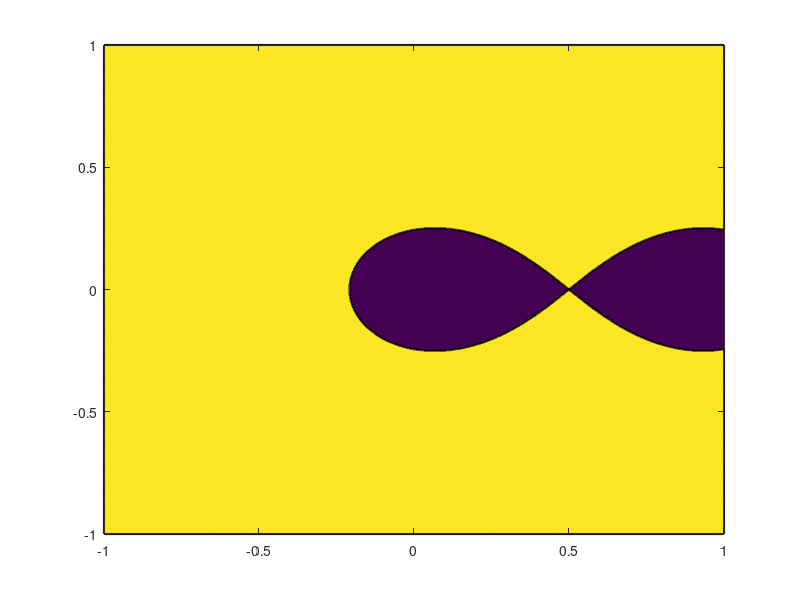

Source code (MATLAB): (Note: this script raises an error after producing the figure.)
clear
close all

%%%%%%%%%%%%%%%%%%%%%% CODE FOR FIGURE 10.1 %%%%%%%%%%%%%%%%%%%%%%
%%%%%%%%%%%%%%%%%%%%%%%%%%%%%%%%%%%%%%%%%%%%%%%%%%%%%%%%%%%%%%%%%%

epsilon = 0.25;

xpts=-1:0.002:1;    ypts=-1:0.002:1;
zpts=kron(xpts,ones(length(ypts),1))+1i*kron(ones(1,length(xpts)),ypts(:));    zpts=zpts(:);
R1 = 0.00+abs(zpts.*(1-zpts))<=epsilon; % test for inclusion in pseudospectra
R2 = 0.00+abs(zpts)<1.1;
R3 = R2; R3(abs(zpts)>=1)=20; % to exclude points outside the disc

RES=reshape(1-R1.*R2.*R3,length(ypts),length(xpts));

v = (10.^(-1:0));
cSCALE = [-2,-0.5]; % scale for logarithmic epsilon

figure
contourf(reshape(real(zpts),length(ypts),length(xpts)),reshape(imag(zpts),length(ypts),length(xpts)),log10(max(real(RES),min(v))),log10(v),'LineColor',[1,1,1]*0,...
    'linewidth',1.5,'linestyle','-','ShowText','off');
clim(cSCALE)
colormap gray
set(gca,'Color',[1,1,1])
ax=gca; ax.FontSize=14;
hold on
r = 1;                % radius of disk
theta = linspace(0,2*pi,500);
x = r*cos(theta);
y = r*sin(theta);

% Outer rectangle covering the plotting region
Xrect = [-1  1  1 -1];  
Yrect = [-1 -1  1  1];

% Combine rectangle and disk to make a polygon with a hole
pgon = polyshape({Xrect, x}, {Yrect, y}, 'Simplify', false);
plot(pgon, 'FaceColor', [1 1 1], 'EdgeColor', 'none','FaceAlpha',0); 

r = 1;                % radius of disk
theta = linspace(0,2*pi,500);
x = r*cos(theta);
y = r*sin(theta);

% Outer rectangle covering the plotting region
Xrect = [-1  1  1 -1]*1.1;  
Yrect = [-1 -1  1  1]*1.1;

% Combine rectangle and disk to make a polygon with a hole
pgon = polyshape({Xrect, x}, {Yrect, y}, 'Simplify', false);
plot(pgon, 'FaceColor', [1 1 1], 'EdgeColor', 'none','FaceAlpha',1); 


plot(cos(0:0.01:2*pi),sin(0:0.01:2*pi),'--k','linewidth',1.5)
xlabel('$\mathrm{Re}(z)$','interpreter','latex','fontsize',18)
ylabel('$\mathrm{Im}(z)$','interpreter','latex','fontsize',18)
title(sprintf('$\\mathrm{Sp}_{\\epsilon}(T)$, $\\epsilon=%.2f$',epsilon),'interpreter','latex','fontsize',18)
ax=gca; ax.FontSize=18;

axis equal
box on
ylim([-1,1])
xlim([-1,1])
